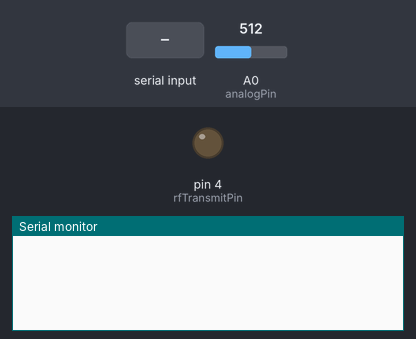
Simulated run of this sketch. Board: Arduino Uno, built with avr-gcc and run on an emulated ATmega328P. Parts: output pins drawn as LEDs (lit = HIGH), the last lines printed to the serial monitor. Inputs (shaded band) come from the test bench; at power-on: A0 (analogPin) = 512.

Above: at 1.2 s.
1.3 s: "1" received over Serial
At 3.5 s:
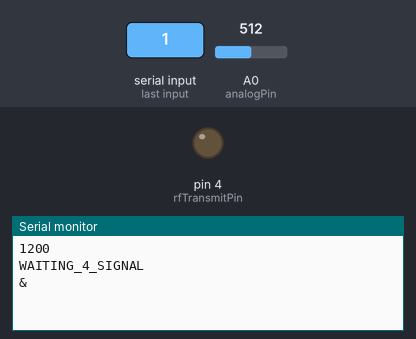
4.0 s: "2" received over Serial
At 5.9 s:
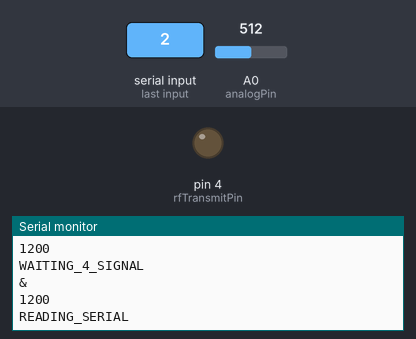
6.5 s: "|" received over Serial
At 7.8 s:
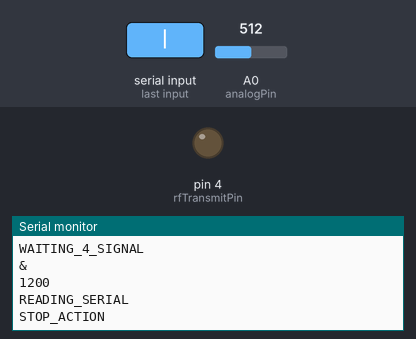

Measured:
- after the input at 1.3 s, the serial monitor: prints a new line after 1.0 s (image 1)
- after the input at 4.0 s, the serial monitor: prints a new line after 1.0 s (image 2)
- after the input at 6.5 s, the serial monitor: prints a new line at once (image 3)

The sketch:

clonerAndEmiter.ino
```cpp
#define rfTransmitPin 4  //RF Transmitter pin = digital pin 4
#include <MemoryFree.h>

#define analogPin A0  // RF data pin = Analog pin 0


const int maxSignalLength = 255;
//const unsigned int upperThreshold = 300;
//const unsigned int lowerThreshold = 200;
const unsigned int upperThreshold = 250;
const unsigned int lowerThreshold = 250;
const int timeDelay = 105;  //slow down the signal transmission (can be from 75 - 135) 105
const int signalsSize = 600;
const int oneSignalSize = 5;

int signals[signalsSize];
int signalsPointer = 0;
char oneSignal[oneSignalSize];
int oneSignalPointer = 0;

int dataCounter = 0;

void setup() {
  Serial.begin(9600);
  pinMode(rfTransmitPin, OUTPUT);
}


void loop() {
  String command;
  while (Serial.available()) {
    command = Serial.readString();
    command.trim();
  }

  if (command == "1") {
    Serial.println(freeMemory());
    waitAndClone();
  } else if (command == "2") {
    Serial.println(freeMemory());
    readSignalsFromSerial();
    sendSignal();
  }

  delay(20);
}

void flush() {
  int flushed = 0;
  for (int i = 0; i < 2000; i++) {
    flushed = analogRead(analogPin);
  }
}

void waitAndClone() {
  flush();
  Serial.println("WAITING_4_SIGNAL");
  memset(signals, '\0', signalsSize);
  signalsPointer = 0;
  // wait until a LOW signal is received
  int analogResult = 0;
  while (analogResult < 80) {
    analogResult = analogRead(analogPin);
  }

  // got HIGH; read the rest of the data into dataBuffer
  for (int i = 0; i < signalsSize; i = i + 2) {

    dataCounter = 0;
    while (analogRead(analogPin) > upperThreshold && dataCounter < maxSignalLength)
      dataCounter++;
    signals[i] = dataCounter;

    // HIGH signal
    dataCounter = 0;
    while (analogRead(analogPin) < lowerThreshold && dataCounter < maxSignalLength)
      dataCounter++;
    signals[i + 1] = dataCounter;

    if (signals[i] == maxSignalLength && signals[i + 1] == 0
        || signals[i] == 0 && signals[i + 1] == maxSignalLength)
      break;

    signalsPointer = i;
  }

  //Serial.println("LOW,HIGH");
  delay(20);
  int size = signalsPointer;
  for (int i = 0; i < size; i = i + 2) {
    Serial.print(signals[i]);
    Serial.print(",");
    Serial.print(signals[i + 1]);
    if (i < size - 2)
      Serial.print(",");
    delay(20);
  }
  Serial.println("&");
}


//Method in charge of sending the signal
void sendSignal() {
  for (int i = 0; i <= 1; i++) {
    for (int i = 0; i < signalsPointer; i++) {
      sendRadioSignalSingleCommand(i, signals[i]);
    }
  }
  delay(1000);
}

boolean sendRadioSignalSingleCommand(int index, int n) {
  if (index % 2 == 0) {
    digitalWrite(rfTransmitPin, HIGH);
  } else {
    digitalWrite(rfTransmitPin, LOW);
  }
  delayMicroseconds(n * timeDelay);
  return false;
}

//reading from serial '\0' memset(integerArray, 0, sizeof(integerArray));
const char SIGNAL_END = '&';
const char SIGNAL_SEPARATOR = ',';
const char ARMED[] = "ARMED";
const char STOP_ACTION[] = "STOP_ACTION";
const char CLONING_RADIO[] = "CLONING_RADIO";
const char RADIO_SEND[] = "RADIO_SEND";
const char READING_SERIAL[] = "READING_SERIAL";
const char EMPTY_SIGNAL[] = "EMPTY_SIGNAL";
const char SIGNALS_OVERFLOW[] = "SIGNALS_OVERFLOW";
const char ONE_SIGNAL_OVERFLOW[] = "ONE_SIGNAL_OVERFLOW";


void readSignalsFromSerial() {
  Serial.println(READING_SERIAL);
  signalsPointer = 0;
  memset(signals, '\0', signalsSize);
  while (true) {
    if (Serial.available() > 0) {
      char ch = Serial.read();
      if (ch == '|') {
        Serial.println(STOP_ACTION);
        break;
      } else if (isDigit(ch)) {
        if (oneSignalPointer < oneSignalSize)
          oneSignal[oneSignalPointer++] = ch;
        else {
          Serial.println(ONE_SIGNAL_OVERFLOW);
          break;
        }
      } else if (ch == SIGNAL_END || ch == SIGNAL_SEPARATOR) {
        if (oneSignalPointer == 0) {
          Serial.println(EMPTY_SIGNAL);
          break;
        }
        if (signalsPointer < signalsSize)
          signals[signalsPointer++] = atoi(oneSignal);
        else {
          Serial.println(SIGNALS_OVERFLOW);
          break;
        }
        memset(oneSignal, '\0', oneSignalSize);
        oneSignalPointer = 0;
        if (ch == SIGNAL_END) {
          break;
        }
      }
    }
  }
}
```
